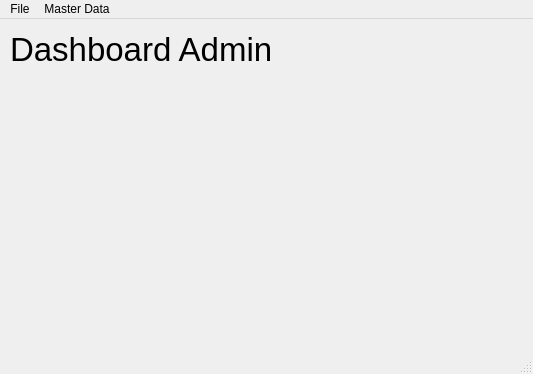
<?xml version="1.0" encoding="UTF-8"?>
<ui version="4.0">
 <class>MainWindow</class>
 <widget class="QMainWindow" name="MainWindow">
  <property name="geometry">
   <rect>
    <x>0</x>
    <y>0</y>
    <width>533</width>
    <height>374</height>
   </rect>
  </property>
  <property name="windowTitle">
   <string>MainWindow</string>
  </property>
  <widget class="QWidget" name="centralwidget">
   <widget class="QLabel" name="label">
    <property name="geometry">
     <rect>
      <x>10</x>
      <y>0</y>
      <width>281</width>
      <height>61</height>
     </rect>
    </property>
    <property name="font">
     <font>
      <pointsize>25</pointsize>
     </font>
    </property>
    <property name="text">
     <string>Dashboard Admin</string>
    </property>
   </widget>
  </widget>
  <widget class="QMenuBar" name="menubar">
   <property name="geometry">
    <rect>
     <x>0</x>
     <y>0</y>
     <width>533</width>
     <height>21</height>
    </rect>
   </property>
   <widget class="QMenu" name="menuFile">
    <property name="title">
     <string>File</string>
    </property>
    <addaction name="actionExit"/>
   </widget>
   <widget class="QMenu" name="menuMaster_Data">
    <property name="title">
     <string>Master Data</string>
    </property>
    <addaction name="actionBuku"/>
    <addaction name="actionAnggota"/>
    <addaction name="actionPenerbit"/>
   </widget>
   <addaction name="menuFile"/>
   <addaction name="menuMaster_Data"/>
  </widget>
  <widget class="QStatusBar" name="statusbar"/>
  <action name="actionExit">
   <property name="text">
    <string>Exit</string>
   </property>
  </action>
  <action name="actionMenu_Admin_1">
   <property name="text">
    <string>Menu Admin 1</string>
   </property>
  </action>
  <action name="actionMenu_Admin_2">
   <property name="text">
    <string>Menu Admin 2</string>
   </property>
  </action>
  <action name="actionMenu_Admin_3">
   <property name="text">
    <string>Menu Admin 3</string>
   </property>
  </action>
  <action name="actionMatakuliah">
   <property name="text">
    <string>Matakuliah</string>
   </property>
  </action>
  <action name="actionBuku">
   <property name="text">
    <string>Buku</string>
   </property>
  </action>
  <action name="actionAnggota">
   <property name="text">
    <string>Anggota</string>
   </property>
  </action>
  <action name="actionPenerbit">
   <property name="text">
    <string>Penerbit</string>
   </property>
  </action>
 </widget>
 <resources/>
 <connections/>
</ui>
